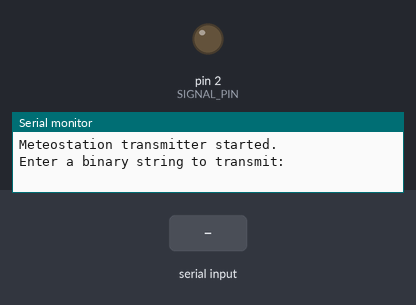
The sketch below on a simulated Arduino Uno, built with avr-gcc and run on an emulated ATmega328P. On the bench: output pins drawn as LEDs (lit = HIGH), the last lines printed to the serial monitor. The test bench sets the inputs (shaded band).

Above: at 1.2 s.
1.3 s: "1\n" received over Serial
At 2.6 s:
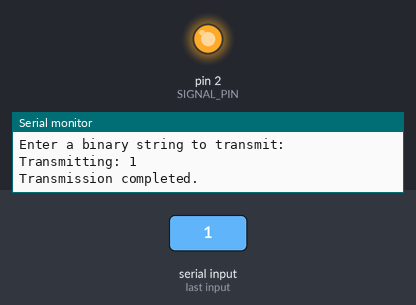
2.9 s: "0\n" received over Serial
At 3.6 s:
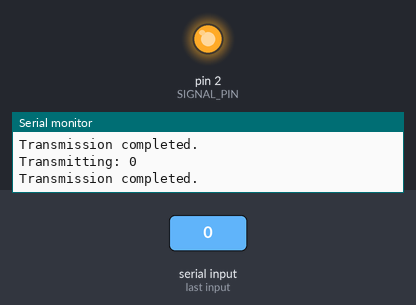
Timing chart, 0 to 5.9 s (numbered marks = the images above; inputs shaded):
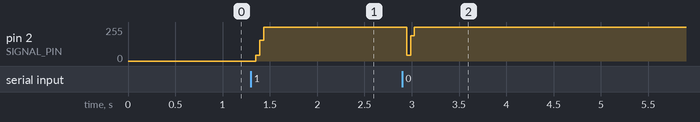

Measured:
- after the input at 1.3 s, pin 2 (SIGNAL_PIN): 0/255 → 255/255 after 0.05 s
- after the input at 2.9 s, pin 2 (SIGNAL_PIN): 255/255 → 45/255 after 0.05 s, → 188/255 0.04 s later, → 255/255 0.04 s later

The sketch:

send_weather_station_5065.ino
```cpp
// (licence header left out)
#define SIGNAL_PIN 2  // Signal output pin

// Protocol timing parameters in microseconds
#define SYNC_PATTERN_LEN 3900  // Duration of the synchronization pattern
#define SEPARATOR_LEN    580   // Duration of the separator between bits
#define BIT_1_LEN        1900  // Duration for bit '1'
#define BIT_0_LEN        920   // Duration for bit '0'

/**
 * Sends the synchronization signal to prepare the receiver.
 */
void sendSync() {
  digitalWrite(SIGNAL_PIN, LOW);
  delayMicroseconds(SYNC_PATTERN_LEN);
  digitalWrite(SIGNAL_PIN, HIGH);  // Return to idle HIGH state
}

/**
 * Sends a single bit ('0' or '1') based on the specified timing.
 * @param bit Character representing the bit to send ('0' or '1').
 */
void sendBit(char bit) {
  // Send a separator (always HIGH for a fixed duration)
  digitalWrite(SIGNAL_PIN, HIGH);
  delayMicroseconds(SEPARATOR_LEN);

  // Set LOW for the duration of the bit
  digitalWrite(SIGNAL_PIN, LOW);
  if (bit == '1') {
    delayMicroseconds(BIT_1_LEN);
  } else if (bit == '0') {
    delayMicroseconds(BIT_0_LEN);
  }
  digitalWrite(SIGNAL_PIN, HIGH);  // Return to HIGH after the bit
}

/**
 * Sends a binary data string with a preceding synchronization signal.
 * @param data Pointer to a null-terminated binary string (e.g., "101010").
 */
void sendData(const char* data) {
  sendSync();  // Send synchronization signal

  // Transmit each bit in the data string
  while (*data) {
    if (*data == '1' || *data == '0') {
      sendBit(*data);
    }
    data++;
  }

  // Add a separator at the end of the data block
  digitalWrite(SIGNAL_PIN, HIGH);
  delayMicroseconds(SEPARATOR_LEN);
}

/**
 * Repeats the transmission of the given binary data string a specified number of times.
 * @param data Pointer to a null-terminated binary string.
 * @param repetitions Number of times the data should be transmitted.
 */
void sendRepeatedData(const char* data, int repetitions) {
  for (int i = 0; i < repetitions; i++) {
    sendData(data);
  }
  // Ensure the signal remains HIGH at the end of transmission
  digitalWrite(SIGNAL_PIN, HIGH);
}

/**
 * Arduino setup function. Initializes the serial communication and signal pin.
 */
void setup() {
  Serial.begin(9600);                 // Initialize serial communication
  pinMode(SIGNAL_PIN, OUTPUT);        // Set signal pin as output
  digitalWrite(SIGNAL_PIN, LOW);      // Default state is LOW

  Serial.println("Meteostation transmitter started.");
  Serial.println("Enter a binary string to transmit:");
}

/**
 * Arduino main loop. Waits for user input from the serial monitor and sends the entered binary string.
 */
void loop() {
  if (Serial.available()) {
    char data[256] = {0};              // Buffer for the input data
    Serial.readBytesUntil('\n', data, sizeof(data) - 1);

    Serial.print("Transmitting: ");
    Serial.println(data);

    // Transmit the data 10 times for reliability
    sendRepeatedData(data, 10);

    Serial.println("Transmission completed.");
  }
}
```
